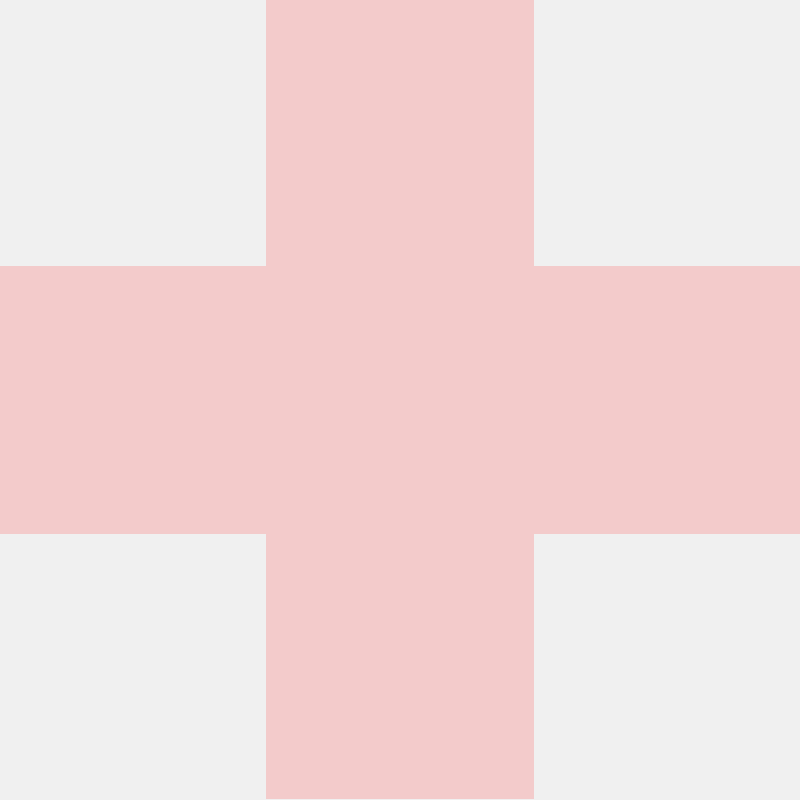
Frame 1 (no input)
Frame 60 (the mouse pressed at the canvas centre just before this capture): identical to frame 1, image omitted
Frame 120 (the mouse held since frame 60 and released just before this capture): identical to frame 1, image omitted

The Processing sketch that drew this single still picture (run headless with seeded random() and noise(); from frame 60 on, the mouse is pressed at the canvas centre):

// Processing sketch: voroGAME
// ── voroGAME.pde
// Voronoi Game
// cameyo 2017

ArrayList<Vpoint> voroPoint = new ArrayList<Vpoint>();

PGraphics vpPG;

int player;
int scoreP1, scoreP2;
color p1AreaCol, p2AreaCol;
color p1FillCol, p2FillCol;
color p1StrokeCol, p2StrokeCol;
color p1PointCol, p2PointCol;

int radiusInfluence;
int pointSize;

color vpCol = color(0);
boolean update = true;
int td = 0; // distance type
PImage img;

// Prohibited area 
int xp1,yp1, xp2,yp2;
color prohibitedCol;

//*********************************
void setup()
{
  size(800, 800);
  smooth();
  background(240);
  noStroke();
  fill(vpCol);

  voroPoint.clear();

  player = 1;
  scoreP1 = 0;
  scoreP2 = 0;

  p1AreaCol = color(100);
  p1PointCol = color(15);
  p1StrokeCol = color(15); 
  p1FillCol = color(36,93,150); // player 1 blue
 
  p2AreaCol = color(155);
  p2PointCol = color(15);
  p2StrokeCol = color(15);
  p2FillCol = color(255,154,60); // player 2 orange
  
  radiusInfluence = 51;
  pointSize = 8;
  
  // Prohibited area
  xp1 = width/3;
  xp2 = width - xp1;
  yp1 = height/3;
  yp2 = height - yp1;
  prohibitedCol = color(255,50,50,50);

  vpPG = createGraphics(width, height);
  vpPG.smooth();
  vpPG.beginDraw();
  vpPG.clear();
  vpPG.endDraw();
}

//*********************************
void draw()
{
  //background(240);
  showInfo();
  if (update)
  {
    background(240);
    update = false;
    
    // draw voronoi areas
    //int start = millis();
    doVoronoi();
    //println(voroPoint.size(), millis()-start);
    
    // draw prohibited area
    if (voroPoint.size() < 5)
    {
      noStroke();
      fill(prohibitedCol);
      rect(xp1,0,xp2-xp1,height-1);
      //rect(0,yp1,width,yp2-yp1);
      rect(0,yp1,xp1,yp2-yp1); // left
      rect(xp2,yp1,xp1,yp2-yp1);
    }
    
    // draw voronoi points (player 1 and Player 2)
    if (voroPoint.size() > 0)
    {
      vpPG.beginDraw();
      vpPG.clear();

      for (int p=0; p < voroPoint.size(); p++)
      {
        Vpoint v = voroPoint.get(p);
        if (v.t == 1) // player 1 point
        {
          vpPG.stroke(p1StrokeCol);
          vpPG.strokeWeight(2);
          //vpPG.noStroke();
          vpPG.fill(p1FillCol);
          vpPG.ellipse((int)v.x, (int)v.y, radiusInfluence, radiusInfluence);
          vpPG.noStroke();
          vpPG.fill(p1PointCol);
          vpPG.ellipse(v.x, v.y, pointSize, pointSize);
        }
        else if (v.t == 2) // player 2 point
        {
          vpPG.stroke(p2StrokeCol);
          vpPG.strokeWeight(2);
          //vpPG.noStroke();
          vpPG.fill(p2FillCol);
          vpPG.ellipse((int)v.x, (int)v.y, radiusInfluence, radiusInfluence);
          vpPG.noStroke();
          vpPG.fill(p2PointCol);
          vpPG.ellipse(v.x, v.y, pointSize, pointSize);
        }
        else println("ERROR: wrong point tipe:",v.t, p);
      }
      //vpPG.updatePixels();
      vpPG.endDraw();
      // show points
      image(vpPG,0,0);
      // calculate score
      calcScore();
    }
  }

}

//*********************************
void mousePressed()
{
  int x1 = mouseX;
  int y1 = mouseY;
  color c;
  if (validPoint(x1,y1))  
  {
    if (player == 1)
    {
      Vpoint vp = new Vpoint(x1, y1, p1AreaCol, player);
      voroPoint.add(0, vp);
      player = 2;
    }
    else if (player == 2)
    {
      Vpoint vp = new Vpoint(x1, y1, p2AreaCol, player);
      voroPoint.add(0, vp);
      player = 1;
    }
    else println("ERROR: wrong player:", player);
    
    update = true;
  }
}


//*********************************
void keyPressed()
{
  // new game
  if (keyCode == TAB)
  {
    voroPoint.clear();
    player = 1;
    update = true;
    scoreP1 = 0;
    scoreP2 = 0;
  }
  
  // undo insert point
  if (key=='u' || key=='U')
  {
    if (voroPoint.size() > 0)
    {
      voroPoint.remove(0); 
      if (player == 1) { player = 2; }
      else if (player == 2) { player = 1; }
    }
    update = true;
  }  
  
  // save image
  if (key=='s'||key=='S')
  {
    saveImage();
  }

  if (key=='d'||key=='D')
  {
    td = (td+1) % 2;
    if (td == 0) println("euclidean");
    if (td == 1) println("manhattan");
    //if (td == 2) println("minkowski");
    update = true;
  }

}

//*********************************
void saveImage()
{
  String filename = newFilename();
  save(filename+".png");
}

//*********************************
String newFilename()
{
  int y, m, d;
  int hh, mm, ss;
  String name, out;
  y=year();
  m=month();
  d=day();
  hh=hour();
  mm=minute();
  ss=second();
  name = getClass().getSimpleName();
  out=name+"_"+y+"-"+nf(m, 2)+"-"+nf(d, 2)+"_"+nf(hh, 2)+"."+nf(mm, 2)+"."+nf(ss, 2);
  return out;
}

//*********************************
void doVoronoi()
{
  // println(voroPoint.size());
  int closest_distance;
  int point_distance;
  int maxDistance = width*width + height*height;
  loadPixels();
  for (int y = 0; y < height-1; y++)
  {
    for (int x = 0; x < width-1; x++)
    {
      closest_distance = maxDistance;
      for (int p = 0; p < voroPoint.size(); p++)
      {
        Vpoint v = voroPoint.get(p);
        // calls function to calc distance
        point_distance = fastDistance(v.x, v.y, x, y, td);
        if (point_distance < closest_distance)
        {
          pixels[x+y*width] = v.c;
          closest_distance = point_distance;
        }
      }
    }
  }
  updatePixels();
}

//*********************************
void calcScore()
{
  scoreP1 = 0;
  scoreP2 = 0;
  int loc = 0;
  loadPixels();
  for (int y = 0; y < height-1; y++)
  {
    for (int x = 0; x < width-1; x++)
    {
      loc = x + y*width;
      if (pixels[loc] == p1AreaCol)
      {
        scoreP1++;
      }
      else if (pixels[loc] == p2AreaCol)
      {
        scoreP2++;
      }
    }
  }
  int tot = scoreP1+scoreP2;
  scoreP1 = (int) round(100.0*scoreP1/(scoreP1+scoreP2));
  scoreP2 = 100 - scoreP1;
}
//*********************************
void changePlayer()
{
  if (player == 1) { player = 2; }
  else if (player == 2) { player = 1; }
  else { println("ERROR: wrong player", player); }
}


//*********************************
// check the clicked point
// The point distance must be greater of radiusInfluence from all points
boolean validPoint(int x, int y)
{
  boolean valid = true;
  // check intersections with all the points
  int influence = radiusInfluence + 2;
  for (int p = 0; p < voroPoint.size(); p++)
  {
    Vpoint v = voroPoint.get(p);
    // check distance
    if (dist(v.x, v.y, x, y) < influence)
    {
      valid = false;
      break;
    }
  }
  // check intersections with prohibited area
  if (valid && voroPoint.size() < 5)
  {
    if ((x > xp1 && x < xp2) || ((y > yp1 && y < yp2)))
    {
      valid = false;
    }
  }
  return valid;
}

//*********************************
// Pseudo distance between two points (no square root)
int fastDistance(int x1, int y1, int x2, int y2, int t)
{
  if (t == 0) // short euclidean distance
  {
    return( (x1-x2)*(x1-x2) + (y1-y2)*(y1-y2) );
  }
  else if (t == 1) { return (abs(x1-x2) + abs(y1-y2)); } // manhattan distance
  //else if (t == 2) { return( (x1-x2)*(x1-x2)*(x1-x2) + (y1-y2)*(y1-y2)*(y1-y2) );} // minkowski distance
  else  { return ((x1-x2)*(x1-x2) + (y1-y2)*(y1-y2)); }
}

//*********************************
void showInfo()
{
  String info;
  info = "VORONOI - (Turn " + (voroPoint.size()/2 + 1);
  if (player==1) { info = info + " for player " + player + " - blue )"; }
  else { info = info + " for player " + player + " - orange )"; }
  info = info + " - [Area player 1 (blue): " + scoreP1 + "%] [Area player 2 (orange): " + scoreP2 + "%]";
  // set window title
  surface.setTitle(info);
}

// voronoi concept (brute-force)
//
//for yloop = 0 to height-1
//  for xloop = 0 to width-1
//
//    // Maximal value for distance
//    closest_distance = width*width + height*height
//    // find the voronoi point with minimal distance from (xloop,yloop) point
//    for point = 0 to number_of_points-1
//      // calls function to calc distance
//      point_distance = distance(point, xloop, yloop)
//      if point_distance < closest_distance
//        closest_point = point
//        closet_distance = point_distance
//      end if
//    next
//
//  // place result in array of point types with proper color 
//  // (each voronoi point has a different color)
//  points[xloop, yloop] = point
//
//  next
//next
// ── vPoint.pde
class Vpoint
{      
  int x, y;
  color c;
  int t;

  Vpoint (int _x, int _y, color _c, int _t)
  {
    x = _x;   // x coord
    y = _y;   // y coord
    c = _c;   // point color
    t = _t;   // player point (1 or 2)
  }
}

//class VpointOTHER
//{      
//  int x, y;
//  int r;
//  color sc;
//  color fc;
//  color c;
//  int t;
//
//  Vpoint (int _x, int _y, int _r, color _sc, color _fc, color _c, int _t)
//  {
//    x = _x;   // x coord
//    y = _y;   // y coord
//    r =_r;    // radius of influence
//    sc = _sc; // stroke color area
//    fc = _fc; // fill color area
//    c = _c;   // point color
//    t = _t;   // type of point (0 or 1)
//  }
//  
//  void display()
//  {
//    pushStyle();
//    // draw influence area (circle)
//    stroke(sc);
//    fill(fc);
//    ellipse(x, y, r, r);
//    // draw point 
//    stroke(c);
//    point(x, y);
//    popStyle();
//  }
//}
